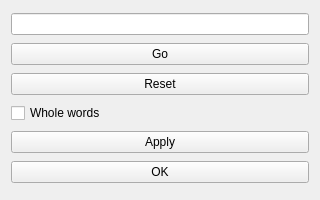
<?xml version="1.0" encoding="UTF-8"?>
<ui version="4.0">
 <class>DesignerMade</class>
 <widget class="QWidget" name="DesignerMade">
  <property name="geometry">
   <rect>
    <x>0</x>
    <y>0</y>
    <width>320</width>
    <height>200</height>
   </rect>
  </property>
  <property name="windowTitle">
   <string>Made in Designer</string>
  </property>
  <property name="cbcsLogic" stdset="0">
   <string notr="true">{&quot;version&quot;:1}</string>
  </property>
  <layout class="QVBoxLayout" name="verticalLayout">
   <item>
    <widget class="QLineEdit" name="searchEdit"/>
   </item>
   <item>
    <widget class="QPushButton" name="goButton">
     <property name="text">
      <string>Go</string>
     </property>
     <property name="cbcsOnClicked" stdset="0">
      <string notr="true">[
  {&quot;do&quot;: &quot;call&quot;, &quot;method&quot;: &quot;run_search&quot;}
]</string>
     </property>
    </widget>
   </item>
   <item>
    <widget class="QPushButton" name="resetButton">
     <property name="text">
      <string>Reset</string>
     </property>
    </widget>
   </item>
   <item>
    <widget class="QCheckBox" name="wholeWords">
     <property name="text">
      <string>Whole words</string>
     </property>
    </widget>
   </item>
   <item>
    <widget class="QPushButton" name="applyButton">
     <property name="text">
      <string>Apply</string>
     </property>
    </widget>
   </item>
   <item>
    <widget class="QPushButton" name="okButton">
     <property name="text">
      <string>OK</string>
     </property>
    </widget>
   </item>
  </layout>
 </widget>
 <resources/>
 <connections>
  <connection>
   <sender>resetButton</sender>
   <signal>clicked()</signal>
   <receiver>searchEdit</receiver>
   <slot>clear()</slot>
   <hints>
    <hint type="sourcelabel">
     <x>160</x>
     <y>120</y>
    </hint>
    <hint type="destinationlabel">
     <x>160</x>
     <y>30</y>
    </hint>
   </hints>
  </connection>
  <connection>
   <sender>goButton</sender>
   <signal>clicked()</signal>
   <receiver>searchEdit</receiver>
   <slot>setFocus()</slot>
  </connection>
  <connection>
   <sender>wholeWords</sender>
   <signal>toggled(bool)</signal>
   <receiver>verticalLayout</receiver>
   <slot>invalidate()</slot>
  </connection>
 </connections>
</ui>
